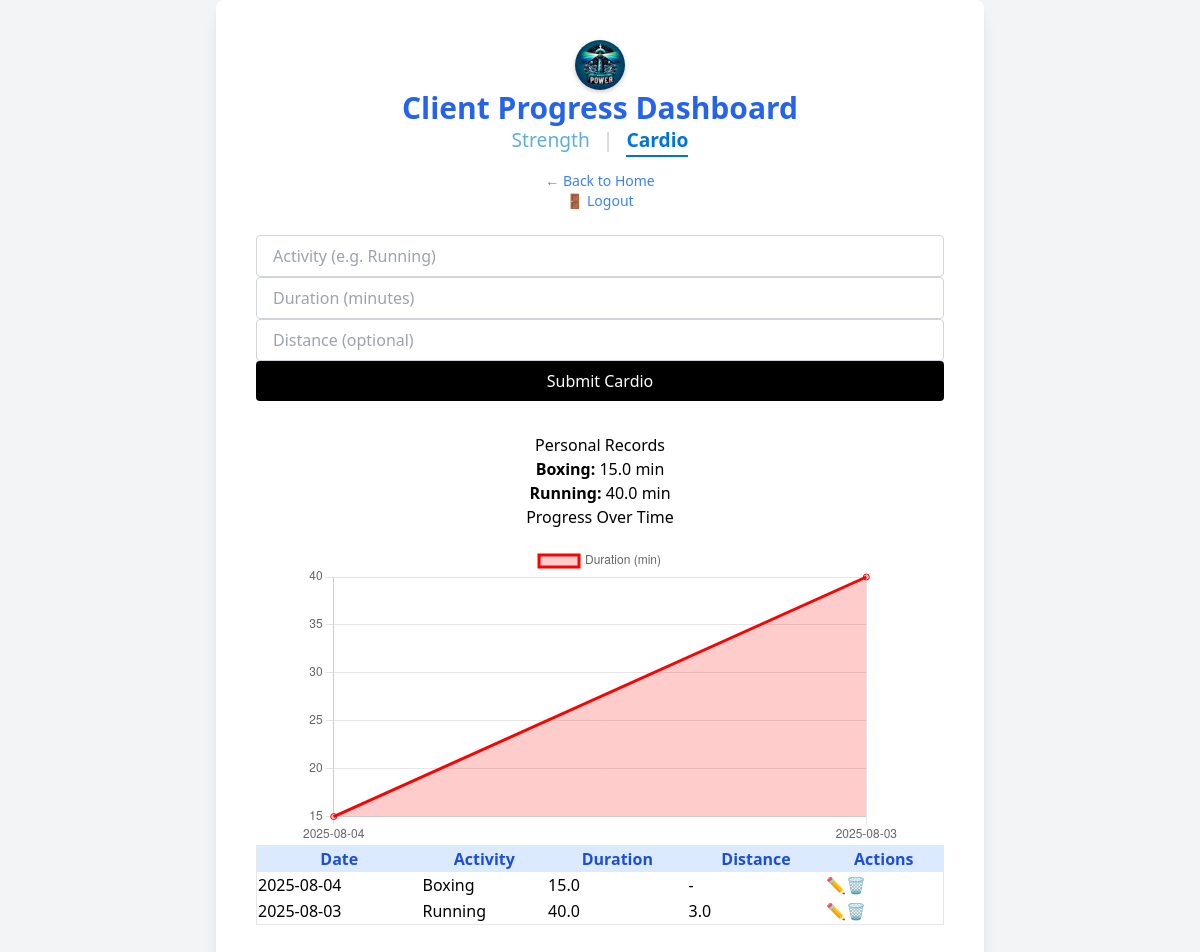
The page /cardio (signed in) on the database its author committed.
### app.py (models this page shows)
class Cardio(db.Model):
    id = db.Column(db.Integer, primary_key=True)
    date = db.Column(db.String(10))
    activity = db.Column(db.String(100))
    duration = db.Column(db.Float)  # minutes
    distance = db.Column(db.Float)  # optional
    user_id = db.Column(db.Integer, db.ForeignKey('user.id'), nullable=False)

### app.py (the view, shortened to what this page needs)
@app.route('/cardio', methods=['GET', 'POST'])
@login_required
def cardio():
    selected_activity = request.args.get('activity')
    if selected_activity:
        cardio_data = Cardio.query.filter_by(
            activity=selected_activity, user_id=current_user.id
        ).order_by(Cardio.date.desc()).all()
    else:
        cardio_data = Cardio.query.filter_by(
            user_id=current_user.id
        ).order_by(Cardio.date.desc()).all()
    all_activities = db.session.query(Cardio.activity).filter_by(
        user_id=current_user.id
    ).distinct().all()
    all_activities = [a[0] for a in all_activities]
    pr_durations = db.session.query(Cardio.activity, func.max(Cardio.duration)).filter_by(user_id=current_user.id).group_by(Cardio.activity).all()
    pr_distances = db.session.query(Cardio.activity, func.max(Cardio.distance)).filter(Cardio.user_id == current_user.id, Cardio.distance.isnot(None)).group_by(Cardio.activity).all()
    pr_duration_dict = {a: d for a, d in pr_durations}
    pr_distance_dict = {a: dist for a, dist in pr_distances}
    return render_template('cardio.html',
                           cardio_data=cardio_data,
                           all_activities=all_activities,
                           selected_activity=selected_activity,
                           pr_duration_dict=pr_duration_dict,
                           pr_distance_dict=pr_distance_dict)

### app.py (called while the page is built)
@login_manager.user_loader
def load_user(user_id):
    return User.query.get(int(user_id))

### templates/cardio.html (shortened to what this page needs)
<!DOCTYPE html>
<html>
<head>
  <link href="/static/css/output.css" rel="stylesheet">
</head>
<body class="bg-gray-100 min-h-screen flex items-center justify-center">
  <div class="bg-white p-10 rounded-lg shadow-lg w-full max-w-3xl">
    <div class="text-center mb-6">
      <img src="{{ url_for('static', filename='images/portofpower_logo.webp') }}"
           style="width:50px;height:50px;border-radius:50%;box-shadow:0 2px 5px rgba(0,0,0,0.2);margin:auto;">
      <h1 class="text-3xl font-bold text-blue-600 mb-2 text-center">Client Progress Dashboard</h1>
<div class="text-center mb-4" style="font-size:1.2rem;">
  <a href="{{ url_for('progress') }}" style="color:#5dade2;text-decoration:none;">Strength</a>
  <span style="color:#ccc;margin:0 8px;">|</span>
  <span style="color:#0074D9;font-weight:bold;border-bottom:2px solid #0074D9;padding-bottom:2px;">Cardio</span>
</div>
      <div class="flex flex-col items-center space-y-1 text-sm mt-2">
        <a href="{{ url_for('index') }}" class="text-blue-500 hover:underline">← Back to Home</a>
        <a href="{{ url_for('logout') }}" class="text-blue-500 hover:underline">🚪 Logout</a>
      </div>
    </div>
    <form method="POST" action="/cardio" class="mb-8 max-w-md mx-auto space-y-4">
      <input type="text" name="activity" placeholder="Activity (e.g. Running)" class="w-full border border-gray-300 rounded px-4 py-2" required>
      <input type="number" name="duration" placeholder="Duration (minutes)" step="0.1" class="w-full border border-gray-300 rounded px-4 py-2" required>
      <input type="number" name="distance" placeholder="Distance (optional)" step="0.1" class="w-full border border-gray-300 rounded px-4 py-2">
      <button type="submit" class="bg-black text-white w-full py-2 rounded hover:bg-gray-800">Submit Cardio</button>
    </form>
    <h2 class="text-xl font-semibold mb-2 text-center">Personal Records</h2>
    {% if pr_duration_dict %}
    <ul class="text-center mb-10">
      {% for activity, duration in pr_duration_dict.items() %}
        <li class="text-gray-700"><strong>{{ activity }}:</strong> {{ duration }} min</li>
      {% endfor %}
    </ul>
    {% else %}
    <p class="text-center text-gray-500 mb-10">No cardio records yet.</p>
    {% endif %}
    <h2 class="text-xl font-semibold mb-4 text-center">Progress Over Time</h2>
    <div class="mb-10" style="max-width:600px;margin:auto;">
      <canvas id="cardioChart"></canvas>
    </div>
    <div class="overflow-x-auto">
      <table class="table-auto w-full border">
        <thead class="bg-blue-100 text-blue-700">
          <tr>
            <th>Date</th>
            <th>Activity</th>
            <th>Duration</th>
            <th>Distance</th>
            <th>Actions</th>
          </tr>
        </thead>
        <tbody>
          {% for entry in cardio_data %}
          <tr>
            <td>{{ entry.date }}</td>
            <td>{{ entry.activity }}</td>
            <td>{{ entry.duration }}</td>
            <td>{{ entry.distance if entry.distance else '-' }}</td>
            <td>
              <div class="flex space-x-2">
                <a href="{{ url_for('edit_cardio', entry_id=entry.id) }}" class="text-blue-500 hover:text-blue-700">✏️</a>
                <form method="POST" action="{{ url_for('delete_cardio', entry_id=entry.id) }}" style="display:inline;" onsubmit="return confirm('Delete this entry?')">
                  <button type="submit" class="text-red-500 hover:text-red-700">🗑</button>
                </form>
              </div>
            </td>
          </tr>
          {% endfor %}
        </tbody>
      </table>
    </div>
  </div>
  <script>
    const labels = [{% for e in cardio_data %}'{{ e.date }}',{% endfor %}];
    const durations = [{% for e in cardio_data %}{{ e.duration }},{% endfor %}];
    if(labels.length){
      new Chart(document.getElementById('cardioChart'), {
        type:'line',
        data:{labels:labels, datasets:[{label:'Duration (min)', data:durations, borderColor:'red', backgroundColor:'rgba(255,0,0,0.2)', fill:true}]}
      });
    }
  </script>
</body>
</html>

### rows shown on the page
Cardio: activity "Boxing", duration "15.0", date "2025-08-04", distance "-"
Cardio: activity "Running", duration "40.0", date "2025-08-03", distance "3.0"

### other values the page prints
chart data {{ e.date }} 2025-08-04, 2025-08-03
chart data {{ e.duration }} 15.0, 40.0
